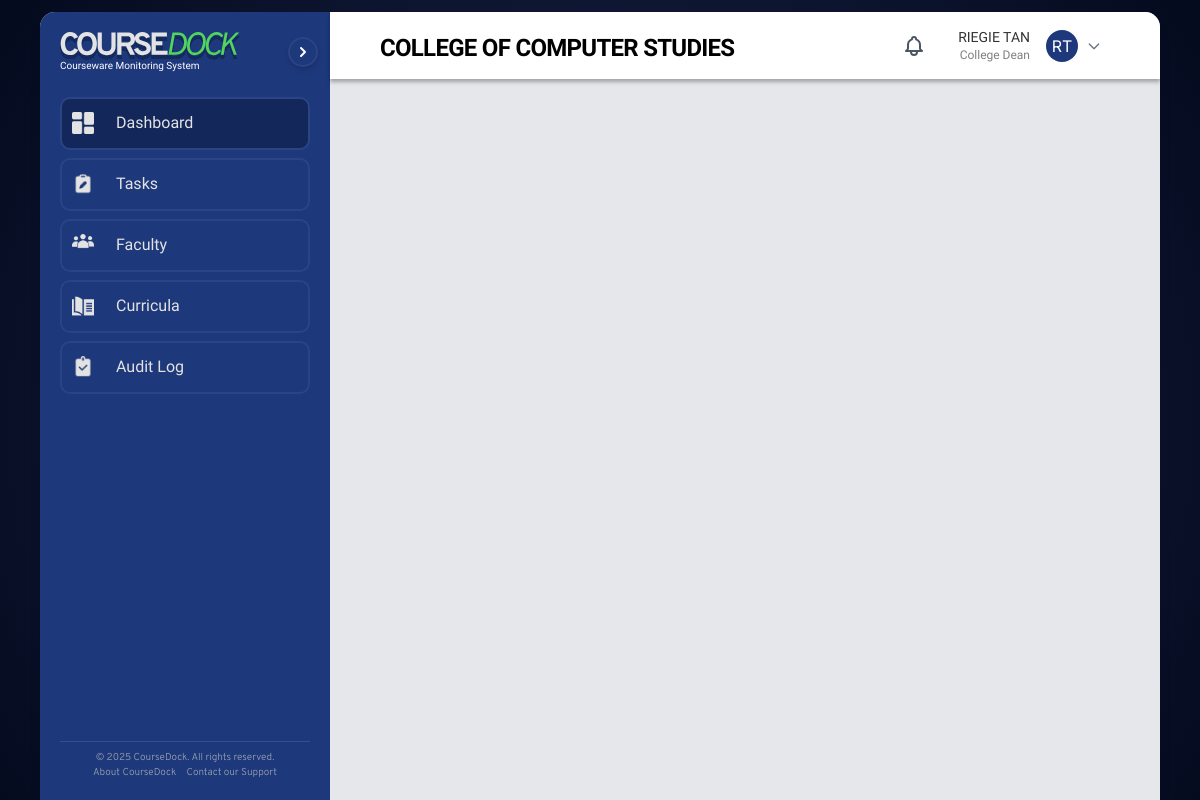
Page /main/homepage.php (signed in) on the committed database.
### tables this page shows
CREATE TABLE `faculties` (
  `FacultyID` int(11) NOT NULL AUTO_INCREMENT,
  `Faculty` varchar(100) DEFAULT NULL,
  `JoinCode` varchar(5) NOT NULL,
  PRIMARY KEY (`FacultyID`),
  UNIQUE KEY `JoinCode` (`JoinCode`)
);

CREATE TABLE `personnel` (
  `PersonnelID` int(11) NOT NULL AUTO_INCREMENT,
  `FirstName` varchar(50) NOT NULL,
  `LastName` varchar(50) NOT NULL,
  `Gender` enum('Male','Female','Other') DEFAULT NULL,
  `Role` varchar(10) DEFAULT NULL,
  `FacultyID` int(11) DEFAULT NULL,
  `AccountID` int(11) DEFAULT NULL,
  PRIMARY KEY (`PersonnelID`),
  KEY `FacultyID` (`FacultyID`),
  KEY `AccountID` (`AccountID`),
  CONSTRAINT `personnel_ibfk_1` FOREIGN KEY (`FacultyID`) REFERENCES `faculties` (`FacultyID`),
  CONSTRAINT `personnel_ibfk_2` FOREIGN KEY (`AccountID`) REFERENCES `accounts` (`AccountID`) ON DELETE SET NULL ON UPDATE CASCADE
);

### main/homepage.php (the view, shortened to what this page needs)
<?php
$conn = new mysqli("localhost", "root", "", "CMS");
$accountID = $_SESSION['AccountID'];
$userQuery = "SELECT FirstName, LastName FROM personnel WHERE AccountID = ?";
$userStmt = $conn->prepare($userQuery);
$userStmt->bind_param("i", $accountID);
$userStmt->execute();
$userResult = $userStmt->get_result();
$userInfo = $userResult->fetch_assoc();
$query = "SELECT Role, FacultyID FROM personnel WHERE AccountID = ?";
$stmt = $conn->prepare($query);
$stmt->bind_param("i", $accountID);
$stmt->execute();
$result = $stmt->get_result();
$dashboardPage = "";
$facultyName = '';
if ($row = $result->fetch_assoc()) {
    if (empty($row['FacultyID'])) {
        $showFacultyPopup = true;
    } else {
        $facultyQuery = "SELECT Faculty FROM faculties WHERE FacultyID = ?";
        $facultyStmt = $conn->prepare($facultyQuery);
        $facultyStmt->bind_param("i", $row['FacultyID']);
        $facultyStmt->execute();
        $facultyResult = $facultyStmt->get_result();
        if ($facultyRow = $facultyResult->fetch_assoc()) {
            $facultyName = strtoupper($facultyRow['Faculty']);
        }
    }
    if (!empty($row['Role'])) {
        if ($row['Role'] === 'DN') {
            $dashboardPage = "dashboard/dn-dash.php";
            $userRole = "College Dean";
        } elseif ($row['Role'] === 'PH') {
            $dashboardPage = "dashboard/ph-dash.php";
            $userRole = "Program Head";
        } elseif ($row['Role'] === 'FM') {
            $dashboardPage = "dashboard/fm-dash.php";
            $userRole = "Faculty Member";
        }
        elseif ($row['Role'] === 'COR') {
            $dashboardPage = "dashboard/ph-dash.php";
            $userRole = "Courseware Coordinator";
        }
        elseif ($row['Role'] === 'USER') {
            $dashboardPage = "dashboard/fm-dash.php";
            $userRole = "New User";
        }
    }
}
?>
<!DOCTYPE html>
<html lang="en">
<head>
    <link href="../src/tailwind/output.css" rel="stylesheet" />
    <link href="../src/styles.css" rel="stylesheet" />
</head>
<body id="mainBody" class="w-full h-screen bg-[#020A27] px-10 pt-3 flex items-start justify-center">
    <div class="w-full h-full flex flex-row rounded-t-[15px] overflow-hidden bg-gray-200 shadow-lg">
        <div id="sidebar" class="sidebar w-[290px] bg-[#1D387B] text-white p-3 pt-5 flex flex-col transition-all duration-300 ease-in-out">
            <div class="text-left leading-tight mb-4 ml-2 font-onest flex items-center justify-between">
                <div class="flex flex-col items-start">
                    <img src="../img/COURSEDOCK.svg" class="w-[180px] transition-all duration-300" id="logo" />
                    <p class="text-[10px] font-light transition-all duration-300" id="logo-text">Courseware Monitoring System</p>
                </div>
                <button id="toggleSidebar" class="ml-3 bg-[#1D387B] border-2 border-[#2A4484] w-[30px] h-[30px] rounded-full flex items-center justify-center shadow-md transition-transform">
                    <svg id="chevronIcon" xmlns="http://www.w3.org/2000/svg" class="h-5 w-5 text-white" viewBox="0 0 20 20" fill="currentColor">
                        <path fill-rule="evenodd" d="M7.293 14.707a1 1 0 010-1.414L10.586 10 7.293 6.707a1 1 0 011.414-1.414l4 4a1 1 0 010 1.414l-4 4a1 1 0 01-1.414 0z" clip-rule="evenodd" />
                    </svg>
                </button>
            </div>
            <div class="p-2 flex flex-col gap-[8px]">
                <a href="homepage.php" class="bg-[#13275B] menu-item flex items-center px-7 py-3 h-[53px] border-2 border-[#2A4484] text-[16px] font-onest text-[#E3E3E3] font-[400] rounded-[10px] hover:bg-[#13275B] active:border-[#51D55A] cursor-pointer transition">
                    <img src="../img/dashboard.png" alt="Dashboard" class="w-[22px] mr-[22px]" />
                    <span class="link-text">Dashboard</span>
                </a>
                <a href="task/tasks.php" class="menu-item flex items-center px-7 py-3 h-[53px] border-2 border-[#2A4484] text-[16px] font-onest text-[#E3E3E3] font-[400] rounded-[10px] hover:bg-[#13275B] active:border-[#51D55A] cursor-pointer transition">
                    <img src="../img/task.png" alt="Tasks" class="w-[22px] mr-[22px]" />
                    <span class="link-text">Tasks</span>
                </a>
                <a href="faculty/faculty.php" class="menu-item flex items-center px-7 py-3 h-[53px] border-2 border-[#2A4484] text-[16px] font-onest text-[#E3E3E3] font-[400] rounded-[10px] hover:bg-[#13275B] active:border-[#51D55A] cursor-pointer transition">
                    <img src="../img/faculty-icon.png" alt="Faculty" class="w-[22px] mr-[22px]" />
                    <span class="link-text">Faculty</span>
                </a>
                <a href="curriculum/curriculum.php" class="menu-item flex items-center px-7 py-3 h-[53px] border-2 border-[#2A4484] text-[16px] font-onest text-[#E3E3E3] font-[400] rounded-[10px] hover:bg-[#13275B] active:border-[#51D55A] cursor-pointer transition">
                    <img src="../img/materials-icon.png" alt="Curriculum Materials" class="w-[22px] mr-[22px]" />
                    <span class="link-text">Curricula</span>
                </a>
                <?php if ($row['Role'] === 'DN'): ?>
                <a href="auditlog/audit_log.php" class="menu-item flex items-center px-7 py-3 h-[53px] border-2 border-[#2A4484] text-[16px] font-onest text-[#E3E3E3] font-[400] rounded-[10px] hover:bg-[#13275B] active:border-[#51D55A] cursor-pointer transition">
                    <img src="../img/Audit.png" alt="Audit Log" class="w-[22px] mr-[22px]" />
                    <span class="link-text">Audit Log</span>
                </a>
                <?php endif; ?>
            </div>
            <button id="createButton" class=" mt-auto rounded-[10px] text-white px-4 font-onest py-3 rounded-md text-lg font-regular transition-colors duration-300 flex items-center justify-between w-full">
            </button>
            <div class="sidebar-footer relative rounded-md m-0 w-full text-center font-overpass font-light text-[10px]  px-2 text-gray-400 mt-2 my-0 py-2">
                <hr class="border-t border-[#314f9b] w-full mx-auto mb-2" />
                © 2025 CourseDock. All rights reserved.
                <span class="mt-1">
                    <br>
                    <a href="#" class="text-gray-400 hover:underline mx-1">About CourseDock</a>
                    <a href="#" class="text-gray-400 hover:underline mx-1">Contact our Support</a>
                </span>
            </div>
        </div>
        <div class="main-content flex-1 flex flex-col h-full ">
            <div class="header-bar bg-white px-[50px] py-[20px] h-[67px] flex justify-between items-center w-full box-border" style="box-shadow: 0 3px 4px 0 rgba(0, 0, 0, 0.3);">
                <div class="font-onest text-[24px] font-semibold mt-1" style="letter-spacing: -0.03em;">
                    <?php echo htmlspecialchars($facultyName); ?>
                </div>
                <div class="flex items-center gap-4">
                    <div class="relative">
                        <button class="p-2 rounded-full hover:bg-gray-100 transition-colors duration-200">
                        </button>
                    </div>
                    <div class="profile-container relative">
                        <div class="user-info flex items-center">
                            <div class="flex items-center cursor-pointer" onclick="toggleUserMenu(event)">
                                <div class="flex flex-col mr-2">
                                    <span class="font-onest text-[14px] font-medium text-[#333]">
                                        <?php echo htmlspecialchars($userInfo['FirstName'] . ' ' . $userInfo['LastName']); ?>
                                    </span>
                                    <span class="font-onest text-[12px] text-[#808080] -mt-[2px]">
                                        <?php echo htmlspecialchars($userRole); ?>
                                    </span>
                                </div>
                                <div class="w-8 h-8 rounded-full bg-[#1D387B] text-white flex items-center justify-center ml-2">
                                    <?php
                                    $initials = substr($userInfo['FirstName'], 0, 1) . substr($userInfo['LastName'], 0, 1);
                                    echo htmlspecialchars(strtoupper($initials));
                                    ?>
                                </div>
                                <svg xmlns="http://www.w3.org/2000/svg" class="h-4 w-4 text-gray-500 ml-2 transition-transform duration-300" id="dropdown-icon" fill="none" viewBox="0 0 24 24" stroke="currentColor">
                                    <path stroke-linecap="round" stroke-linejoin="round" stroke-width="2" d="M19 9l-7 7-7-7" />
                                </svg>
                            </div>
                        </div>
                    </div>
                </div>
            </div>
            <iframe id="contentIframe" src="<?php echo htmlspecialchars($dashboardPage); ?>" class="w-full flex-1 fade-in" frameborder="0"></iframe>
        </div>
    </div>
</body>
</html>

### src/styles.css (style rules this page uses)
body { display: flex; flex-direction: column; min-height: 100vh; margin: 0; background-image: radial-gradient(circle at 50% 53%, #304589, #101836, #040a1d); background-size: 100% 100%; background-repeat: no-repeat; background-attachment: fixed; transition: background-image 2s ease-in-out; }
.fade-in { animation: fadeIn 2s ease-in-out; animation-fill-mode: both; }

### main/homepage.php (style rules this page uses)
body { font-family: 'Inter', sans-serif; }
.font-overpass { font-family: 'Overpass', sans-serif; }
.font-onest { font-family: 'Onest', sans-serif; }
#sidebar { transition: width 0.6s ease-in-out; overflow: hidden; display: flex; flex-direction: column; }
#toggleSidebar { transition: all 0.5s ease-in-out; }
.menu-item { user-select: none; display: flex; align-items: center; padding: 10px; border-radius: 10px; cursor: pointer; transition: background-color 0.2s; }
.link-text { font-size: 16px; color: #E3E3E3; font-family: 'Onest', sans-serif; font-weight: 400; transition: opacity 0.3s ease; }
.user-info { text-align: right; padding: 6px 8px; border-radius: 8px; transition: background-color 0.2s; }
.profile-container { position: relative; user-select: none; }

### rows in the picture
faculties: Faculty "COLLEGE OF COMPUTER STUDIES"
personnel: FirstName+LastName "RIEGIE TAN", Role "College Dean", initials "RT"
